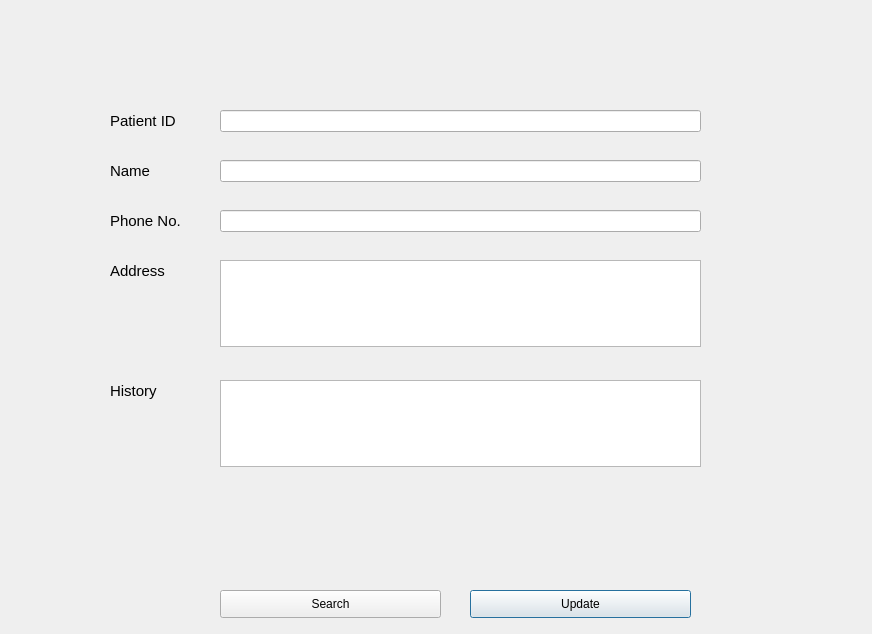
<?xml version="1.0" encoding="UTF-8"?>
<ui version="4.0">
 <class>Dialog</class>
 <widget class="QDialog" name="Dialog">
  <property name="geometry">
   <rect>
    <x>0</x>
    <y>0</y>
    <width>872</width>
    <height>634</height>
   </rect>
  </property>
  <property name="windowTitle">
   <string>Update</string>
  </property>
  <widget class="QLabel" name="label_4">
   <property name="geometry">
    <rect>
     <x>110</x>
     <y>380</y>
     <width>81</width>
     <height>21</height>
    </rect>
   </property>
   <property name="font">
    <font>
     <pointsize>11</pointsize>
    </font>
   </property>
   <property name="text">
    <string>History</string>
   </property>
  </widget>
  <widget class="QLineEdit" name="phoneno">
   <property name="geometry">
    <rect>
     <x>220</x>
     <y>210</y>
     <width>481</width>
     <height>22</height>
    </rect>
   </property>
  </widget>
  <widget class="QTextEdit" name="address">
   <property name="geometry">
    <rect>
     <x>220</x>
     <y>260</y>
     <width>481</width>
     <height>87</height>
    </rect>
   </property>
  </widget>
  <widget class="QLabel" name="label">
   <property name="geometry">
    <rect>
     <x>110</x>
     <y>160</y>
     <width>81</width>
     <height>21</height>
    </rect>
   </property>
   <property name="font">
    <font>
     <pointsize>11</pointsize>
    </font>
   </property>
   <property name="text">
    <string>Name</string>
   </property>
  </widget>
  <widget class="QLineEdit" name="name">
   <property name="geometry">
    <rect>
     <x>220</x>
     <y>160</y>
     <width>481</width>
     <height>22</height>
    </rect>
   </property>
  </widget>
  <widget class="QPushButton" name="nextButton">
   <property name="geometry">
    <rect>
     <x>470</x>
     <y>590</y>
     <width>221</width>
     <height>28</height>
    </rect>
   </property>
   <property name="text">
    <string>Update</string>
   </property>
  </widget>
  <widget class="QLabel" name="label_3">
   <property name="geometry">
    <rect>
     <x>110</x>
     <y>260</y>
     <width>81</width>
     <height>21</height>
    </rect>
   </property>
   <property name="font">
    <font>
     <pointsize>11</pointsize>
    </font>
   </property>
   <property name="text">
    <string>Address</string>
   </property>
  </widget>
  <widget class="QTextEdit" name="history">
   <property name="geometry">
    <rect>
     <x>220</x>
     <y>380</y>
     <width>481</width>
     <height>87</height>
    </rect>
   </property>
  </widget>
  <widget class="QLabel" name="label_2">
   <property name="geometry">
    <rect>
     <x>110</x>
     <y>210</y>
     <width>81</width>
     <height>21</height>
    </rect>
   </property>
   <property name="font">
    <font>
     <pointsize>11</pointsize>
    </font>
   </property>
   <property name="text">
    <string>Phone No.</string>
   </property>
  </widget>
  <widget class="QLineEdit" name="name_2">
   <property name="geometry">
    <rect>
     <x>220</x>
     <y>110</y>
     <width>481</width>
     <height>22</height>
    </rect>
   </property>
   <property name="text">
    <string/>
   </property>
  </widget>
  <widget class="QLabel" name="label_6">
   <property name="geometry">
    <rect>
     <x>110</x>
     <y>110</y>
     <width>81</width>
     <height>21</height>
    </rect>
   </property>
   <property name="font">
    <font>
     <pointsize>11</pointsize>
    </font>
   </property>
   <property name="text">
    <string>Patient ID</string>
   </property>
  </widget>
  <widget class="QPushButton" name="nextButton_2">
   <property name="geometry">
    <rect>
     <x>220</x>
     <y>590</y>
     <width>221</width>
     <height>28</height>
    </rect>
   </property>
   <property name="text">
    <string>Search</string>
   </property>
  </widget>
 </widget>
 <resources/>
 <connections/>
</ui>
